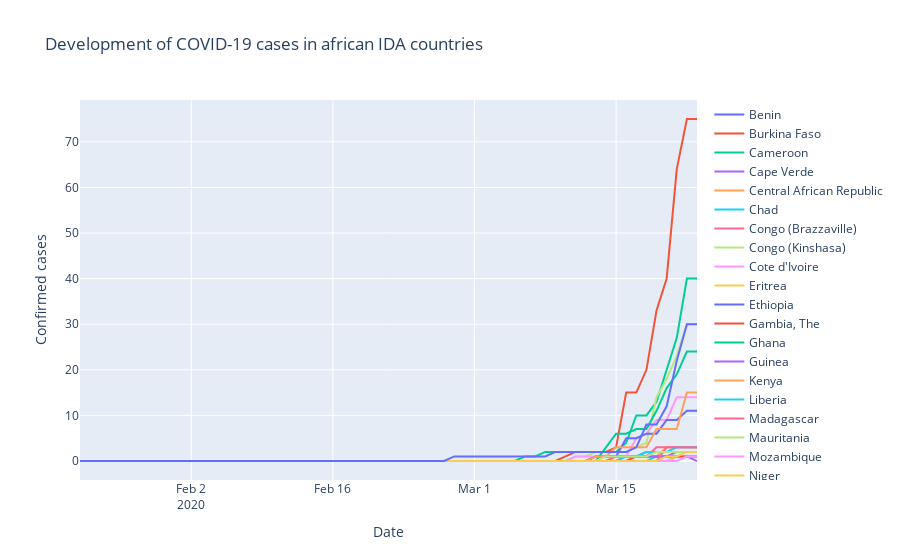
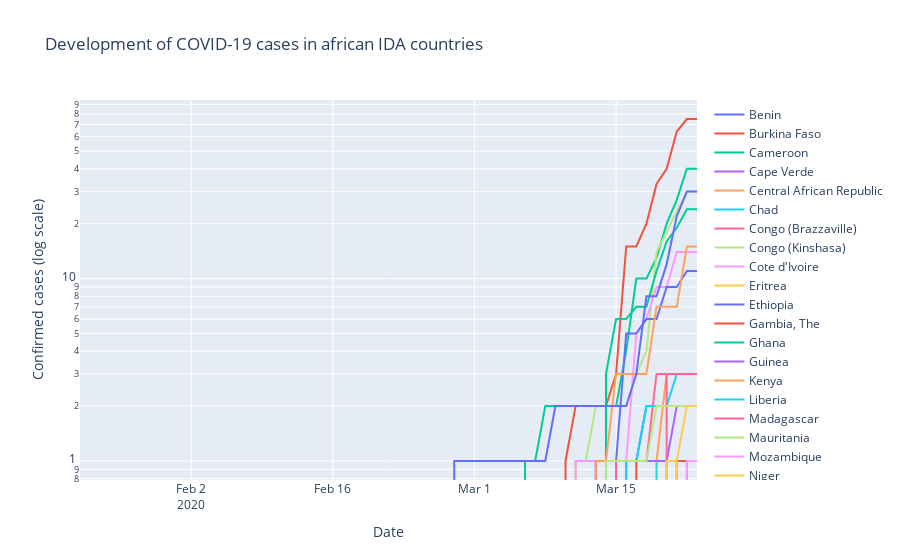

Notebook source saved alongside these figures, in order:
### Code cell
fig = go.Figure()
fig = go.Figure()
for c in countries:
    fig.add_trace(go.Scatter(x=dat_con['Date'], y=dat_con[c],
                                  mode='lines',
                             name=c))
fig.update_layout(
    title="Development of COVID-19 cases in african IDA countries",
    xaxis_title="Date",
    yaxis_title="Confirmed cases")
    
fig.show()

fig.update_layout(yaxis_type="log",
                 yaxis_title="Confirmed cases (log scale)")
fig.show()
